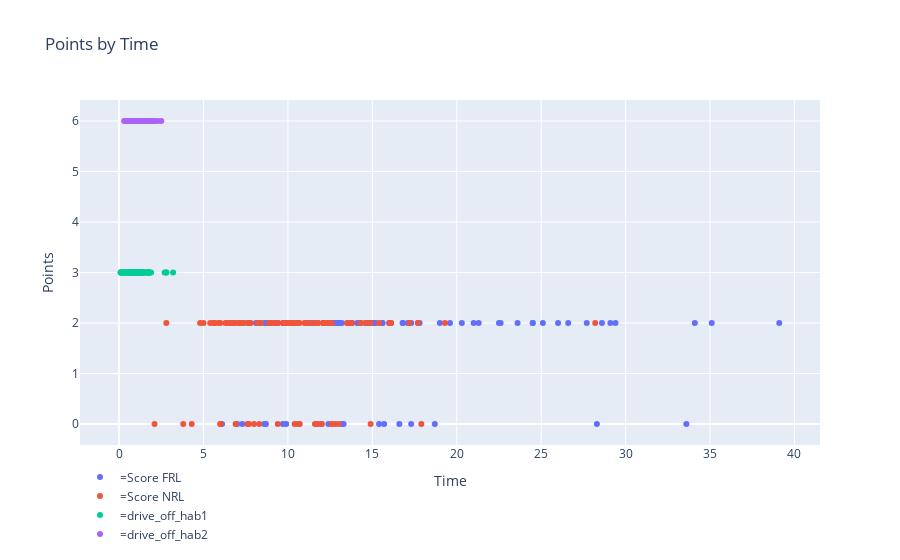

Here is the notebook cell this chart was saved with:
### Code cell
fig = px.scatter(pput, x="clock", y="total", title='Points by Time', labels={'clock': 'Time', 'total': 'Points', 'robot': ""},
             hover_data=['clock','pput'], color='robot')
fig.update_layout(legend=dict(x=-0, y=-0.3))
fig.show()

### Figure 1 — Plotly figure (JSON) as saved in the notebook; plotly's stock layout.template omitted (floating-point values rounded to 4 significant figures; data arrays with more than 128 entries replaced by an {"elided": "..."} marker saying what was removed)
{"data": [{"customdata": {"elided": "100x2 float values"}, "hoverlabel": {"namelength": 0}, "hovertemplate": "=Score FRL<br>Time=%{customdata[0]}<br>Points=%{y}<br>pput=%{customdata[1]}", "legendgroup": "=Score FRL", "marker": {"color": "#636efa", "symbol": "circle"}, "mode": "markers", "name": "=Score FRL", "showlegend": true, "type": "scatter", "x": [14.9, 9.7, 11.3, 29.1, 26.0, 17.7, 12.9, 9.7, 12.0, 17.1, 11.6, 17.3, 12.4, 24.5, 17.8, 6.1, 14.3, 13.3, 14.1, 12.9, 14.8, 16.1, 8.3, 11.5, 16.8, 21.3, 26.6, 28.3, 10.5, 7.1, 15.7, 12.6, 8.1, 13.0, 33.6, 13.1, 9.8, 15.4, 20.3, 39.1, 10.3, 13.0, 15.0, 15.6, 11.7, 9.9, 8.7, 12.4, 14.7, 21.0, 16.1, 12.1, 9.4, 27.7, 16.6, 18.7, 13.6, 8.7, 17.3, 8.6, 23.6, 7.7, 10.5, 34.1, 12.7, 14.3, 13.2, 14.6, 12.6, 22.6, 13.2, 7.3, 9.4, 7.7, 15.6, 22.5, 16.0, 7.0, 15.2, 12.8, 25.1, 13.7, 9.9, 35.1, 15.1, 29.4, 19, 12.6, 13.8, 10.3, 28.6, 12.7, 11.2, 15.1, 12.7, 8.6, 19.6, 24.5, 16.8, 8.8], "xaxis": "x", "y": [2, 2, 2, 2, 2, 2, 2, 0, 0, 2, 2, 0, 2, 2, 2, 0, 2, 0, 2, 2, 2, 2, 2, 2, 2, 2, 2, 0, 2, 2, 0, 2, 2, 2, 0, 2, 2, 0, 2, 2, 2, 2, 2, 2, 0, 2, 2, 0, 2, 2, 2, 2, 2, 2, 0, 0, 2, 0, 2, 2, 2, 2, 2, 2, 2, 2, 0, 2, 2, 2, 2, 0, 2, 2, 2, 2, 2, 0, 2, 2, 2, 2, 0, 2, 2, 2, 2, 2, 2, 2, 2, 2, 2, 2, 2, 0, 2, 2, 2, 2], "yaxis": "y"}, {"customdata": {"elided": "100x2 float values"}, "hoverlabel": {"namelength": 0}, "hovertemplate": "=Score NRL<br>Time=%{customdata[0]}<br>Points=%{y}<br>pput=%{customdata[1]}", "legendgroup": "=Score NRL", "marker": {"color": "#EF553B", "symbol": "circle"}, "mode": "markers", "name": "=Score NRL", "showlegend": true, "type": "scatter", "x": [10.7, 4.3, 7.2, 12.1, 5.6, 13.0, 12.0, 10.6, 11.3, 9.2, 8.3, 10.1, 14.9, 16.1, 12.8, 9.4, 10.2, 7.7, 9.0, 9.8, 9.8, 5.9, 14.7, 8.9, 8.0, 11.6, 12.5, 8.4, 9.8, 11.8, 8.2, 14.3, 14.9, 16.0, 7.8, 12.1, 10.6, 7.4, 7.1, 13.6, 5.4, 3.8, 6.6, 6.8, 9.3, 8.9, 9.3, 9.7, 12.1, 6.0, 2.8, 14.6, 6.9, 10.3, 13.8, 17.9, 28.2, 10.5, 5.0, 7.3, 9.4, 12.6, 12.3, 11.3, 19.3, 6.4, 6.9, 15.4, 5.7, 6.6, 14.6, 17.2, 5.6, 4.8, 10.7, 17.7, 6.7, 6.0, 16.1, 9.8, 11.0, 6.3, 11.3, 11.0, 6.0, 12.5, 2.1, 6.6, 6.6, 9.0, 10.0, 7.6, 11.8, 11.8, 7.6, 13.5, 11.6, 10.4, 12.6, 8.9], "xaxis": "x", "y": [0, 0, 2, 2, 2, 0, 0, 2, 2, 2, 0, 2, 0, 2, 0, 2, 2, 0, 2, 2, 2, 2, 2, 2, 0, 2, 2, 2, 2, 2, 2, 2, 2, 2, 2, 2, 0, 2, 2, 2, 2, 0, 2, 2, 2, 2, 2, 2, 2, 2, 2, 2, 0, 2, 2, 0, 2, 2, 2, 2, 0, 2, 2, 2, 2, 2, 2, 2, 2, 2, 2, 2, 2, 2, 2, 2, 2, 0, 2, 2, 2, 2, 2, 2, 0, 2, 0, 2, 2, 2, 2, 2, 2, 0, 0, 2, 0, 0, 0, 2], "yaxis": "y"}, {"customdata": {"elided": "100x2 float values"}, "hoverlabel": {"namelength": 0}, "hovertemplate": "=drive_off_hab1<br>Time=%{customdata[0]}<br>Points=%{y}<br>pput=%{customdata[1]}", "legendgroup": "=drive_off_hab1", "marker": {"color": "#00cc96", "symbol": "circle"}, "mode": "markers", "name": "=drive_off_hab1", "showlegend": true, "type": "scatter", "x": [2.8, 1.7, 0.4, 1.0, 1.4, 1.0, 0.3, 1.4, 1.8, 0.6, 1.0, 1.4, 1.5, 1.2, 1.2, 0.8, 1.4, 1.8, 1.0, 1.3, 1.8, 1.2, 0.7, 0.2, 1.1, 1.3, 0.6, 1.0, 0.1, 1.1, 1.7, 0.8, 0.9, 1.4, 1.3, 1.1, 0.7, 0.2, 1.1, 1.5, 0.7, 0.8, 0.8, 0.9, 1.3, 1.0, 0.1, 0.9, 0.6, 1.2, 1.3, 0.4, 1.8, 1.0, 0.9, 1.4, 1.7, 1.0, 0.5, 1.1, 0.4, 0.6, 1.3, 0.9, 0.6, 0.5, 1.3, 0.8, 2.7, 2.8, 1.9, 1.4, 0.9, 1.2, 1.1, 1.1, 1.2, 1.1, 0.5, 0.1, 0.3, 3.2, 1.5, 0.4, 1.0, 0.1, 1.7, 1.4, 1.1, 0.7, 1.1, 0.9, 1.4, 1.2, 1.0, 1.6, 1.1, 1.7, 1.4, 0.2], "xaxis": "x", "y": [3, 3, 3, 3, 3, 3, 3, 3, 3, 3, 3, 3, 3, 3, 3, 3, 3, 3, 3, 3, 3, 3, 3, 3, 3, 3, 3, 3, 3, 3, 3, 3, 3, 3, 3, 3, 3, 3, 3, 3, 3, 3, 3, 3, 3, 3, 3, 3, 3, 3, 3, 3, 3, 3, 3, 3, 3, 3, 3, 3, 3, 3, 3, 3, 3, 3, 3, 3, 3, 3, 3, 3, 3, 3, 3, 3, 3, 3, 3, 3, 3, 3, 3, 3, 3, 3, 3, 3, 3, 3, 3, 3, 3, 3, 3, 3, 3, 3, 3, 3], "yaxis": "y"}, {"customdata": {"elided": "100x2 float values"}, "hoverlabel": {"namelength": 0}, "hovertemplate": "=drive_off_hab2<br>Time=%{customdata[0]}<br>Points=%{y}<br>pput=%{customdata[1]}", "legendgroup": "=drive_off_hab2", "marker": {"color": "#ab63fa", "symbol": "circle"}, "mode": "markers", "name": "=drive_off_hab2", "showlegend": true, "type": "scatter", "x": [1.1, 1.3, 2.0, 0.7, 1.2, 0.3, 2.5, 1.7, 1.2, 1.3, 1.3, 2.3, 1.8, 0.9, 1.4, 0.9, 0.7, 1.3, 0.4, 1.5, 0.4, 1.0, 1.0, 1.5, 0.9, 1.3, 1.9, 1.0, 1.2, 1.3, 1.1, 0.5, 1.9, 1.2, 1.7, 1.9, 1.3, 0.9, 0.9, 0.5, 1.5, 1.0, 1.0, 1.0, 0.7, 1.6, 2.1, 1.3, 1.5, 1.2, 1.5, 0.7, 2.0, 0.9, 1.7, 0.4, 1.4, 1.4, 1.1, 0.7, 0.4, 1.1, 1.3, 0.6, 0.8, 1.4, 1.8, 1.9, 1.2, 1.6, 0.9, 0.7, 1.5, 0.8, 1.0, 1.4, 0.9, 0.9, 1.5, 1.4, 1.1, 0.8, 1.1, 0.7, 1.5, 1.4, 0.8, 1.8, 1.7, 1.4, 1.5, 1.5, 1.0, 0.7, 1.6, 1.2, 0.6, 1.4, 1.3, 0.8], "xaxis": "x", "y": [6, 6, 6, 6, 6, 6, 6, 6, 6, 6, 6, 6, 6, 6, 6, 6, 6, 6, 6, 6, 6, 6, 6, 6, 6, 6, 6, 6, 6, 6, 6, 6, 6, 6, 6, 6, 6, 6, 6, 6, 6, 6, 6, 6, 6, 6, 6, 6, 6, 6, 6, 6, 6, 6, 6, 6, 6, 6, 6, 6, 6, 6, 6, 6, 6, 6, 6, 6, 6, 6, 6, 6, 6, 6, 6, 6, 6, 6, 6, 6, 6, 6, 6, 6, 6, 6, 6, 6, 6, 6, 6, 6, 6, 6, 6, 6, 6, 6, 6, 6], "yaxis": "y"}], "layout": {"legend": {"tracegroupgap": 0, "x": 0, "y": -0.3}, "title": {"text": "Points by Time"}, "xaxis": {"anchor": "y", "domain": [0, 1], "title": {"text": "Time"}}, "yaxis": {"anchor": "x", "domain": [0, 1], "title": {"text": "Points"}}}}
